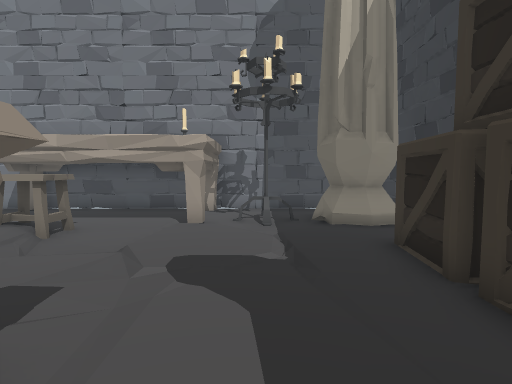
[1] (above)

16 first-person views from a walk through a Unity game level. The camera is 1.5 m above the floor, tilts 4° down and sees 80° across. The floor is counted in squares, 1 m on a side. Each view is taken from the middle of a square. On the plan, view 1 faces up. The plan holds only what a view shows up to about 15 squares ahead; the rest is blank. The place goes on beyond the plan.

[2]
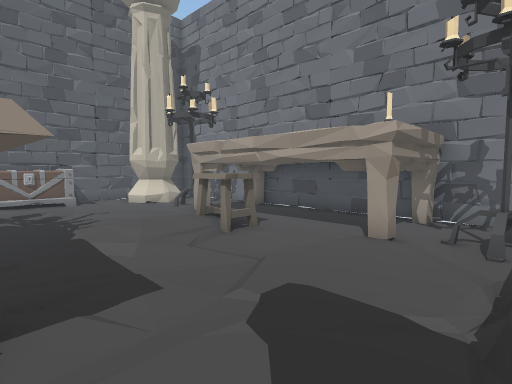

[3]
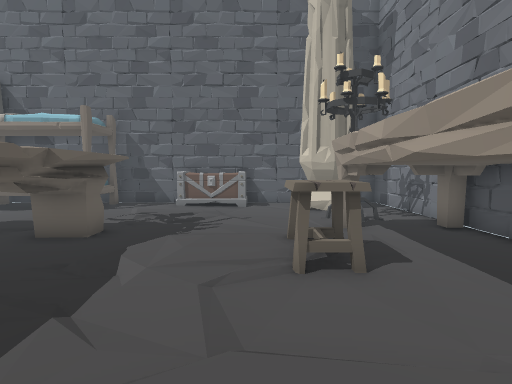

[4]
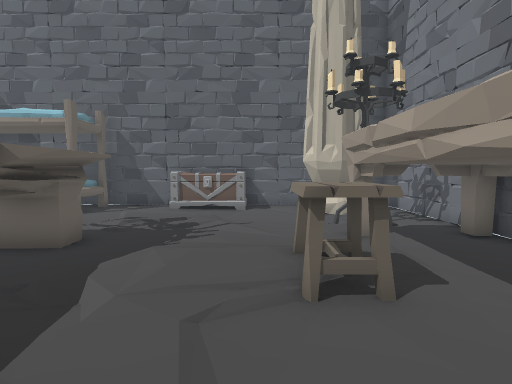

[5]
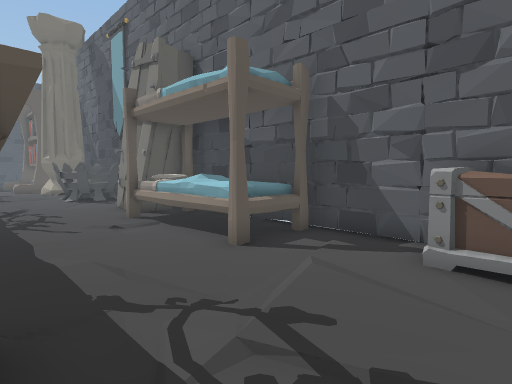

[6]
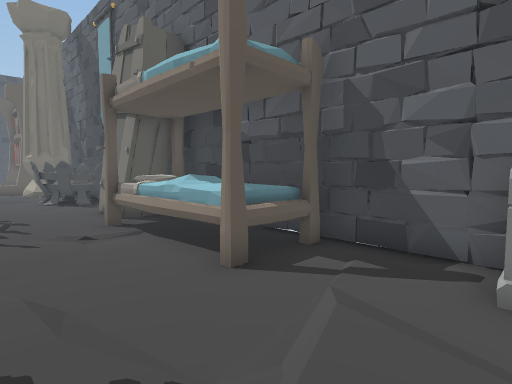

[7]
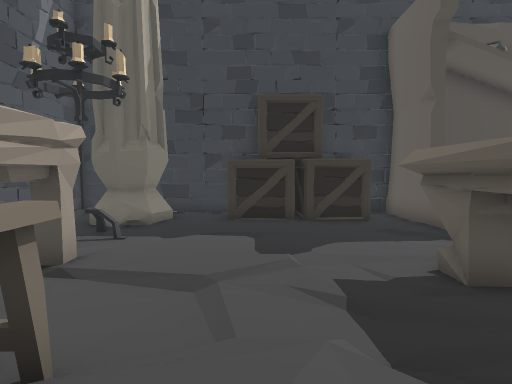

[8]
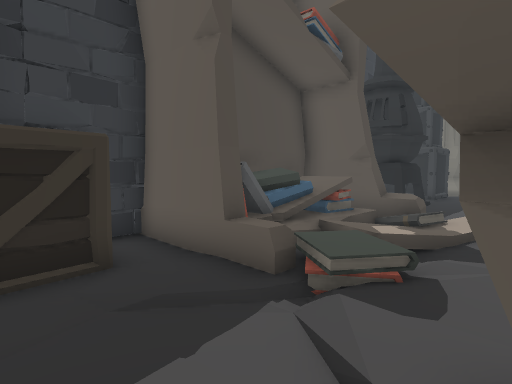

[9]
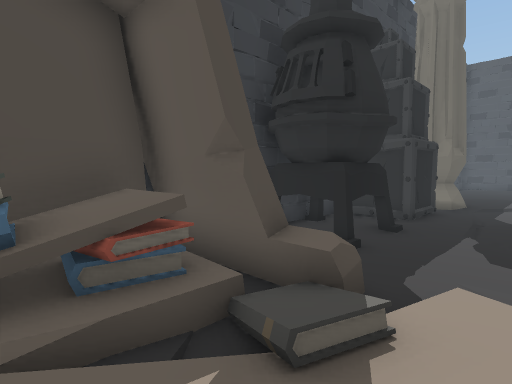

[10]
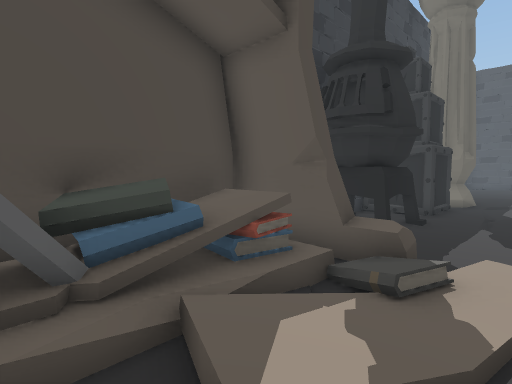

[11]
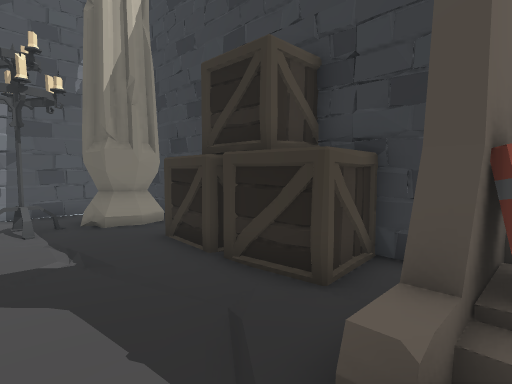

[12]
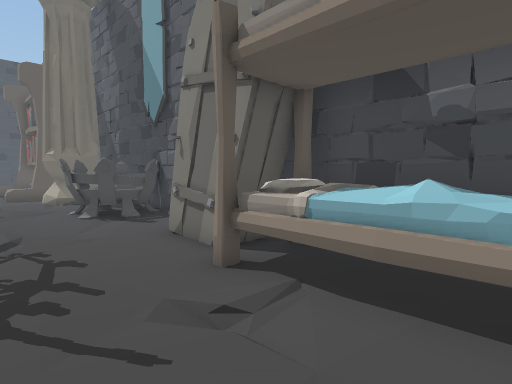

[13]
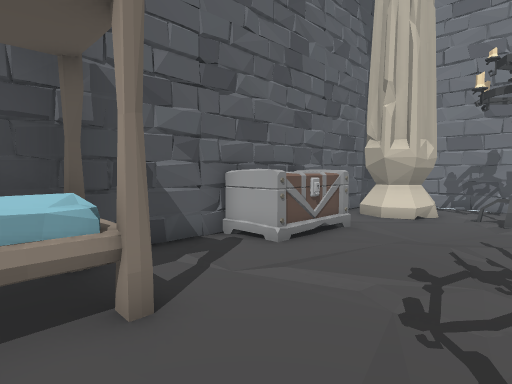

[14]
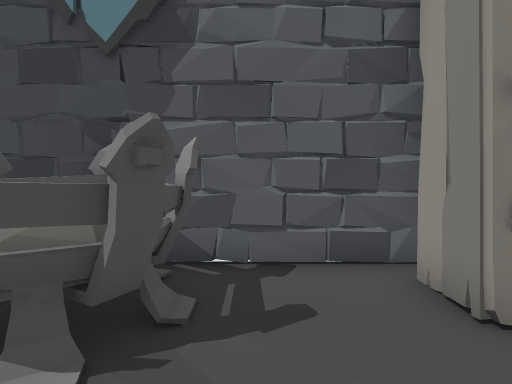

[15]
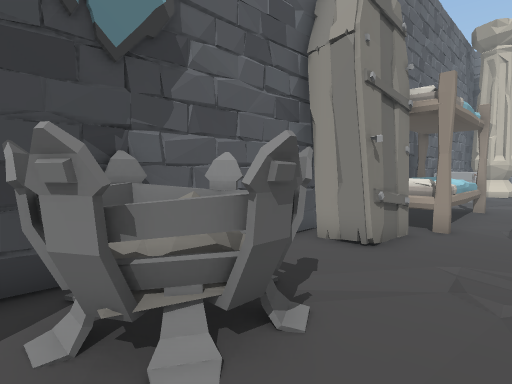

[16]
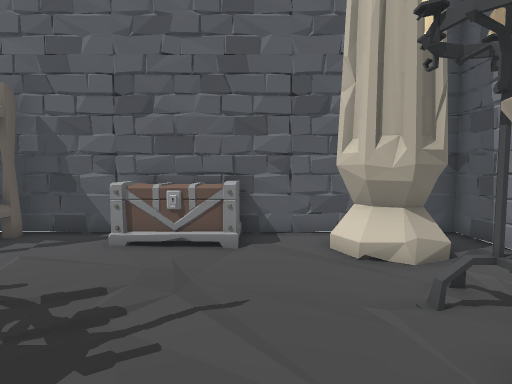

### Floor plan
Key: @ floor where view 1 was taken; # wall or solid block; x gap in a wall; . main floor; : floor 0.25 m higher than the main floor; + floor 0.5 m higher than the main floor; / step, stairs or slope; ^ raised ledge; S stool; C crate; H chest; B bed; O other object.
Columns run from 15 left of view 1 to 5 right of it. Each row starts with its distance up from view 1.
 12 #####################
 11 #......OO....O......#
 10 ###.../O.....O...#  #
  9 ####.O/OO...OO.O.####
  8 #.#/...OO:...O/../#.#
  7 #........SS.........#
  6 #........:/.......C #
  5 #HH.....:::.......C
  4 #HH.:...///.......CC
  3 #HH.::..../.......CC
  2 #...::.#######....CC#
  1 #...... ##  ^^:.....#
  0 #......^     ^:@Ox###
 -1 #BBB...^     ^/+/ OO
 -2 #BBB...^      ://  O
 -3 #BBB...       .:   O
 -4 #BBB/..         ./ O
 -5 #BBB/..         /+OO
 -6 #BBB...        /OOOO#
 -7 #OO....        /.
 -8 #OO....       ....
 -9 #OO....       ...####
-10 #......        ..# ##
-11 #......        ..####
-12 #OOO..         /....#
-13 #OOO..         ..CCC#
-14 #OOO..         ..C
-15 #...:/         ..C

Positions as (right, up) in squares from view 1, and headings:
1: (0, 0), facing up
2: (1, 2), facing up-left
3: (0, 6), facing left
4: (-1, 6), facing left
5: (-8, 4), facing down-left
6: (-9, 3), facing down-left
7: (-7, 5), facing right
8: (-2, 3), facing down-right
9: (-1, -3), facing down-right
10: (-1, -1), facing down-right
11: (-1, -1), facing up-right
12: (-9, -2), facing down-left
13: (-9, -2), facing up-left
14: (-10, -11), facing left
15: (-10, -15), facing up-left
16: (-6, 6), facing left
